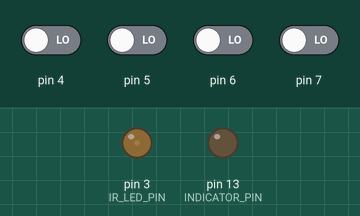
This sketch was run on a simulated Arduino Uno, built with avr-gcc and run on an emulated ATmega328P. Parts: output pins drawn as LEDs (lit = HIGH). The inputs (shaded band) are chosen by the test bench; at power-on: pin 4–7 LOW.

Above: at 1.2 s.
1.3 s: pin 4 driven HIGH
At 2.6 s:
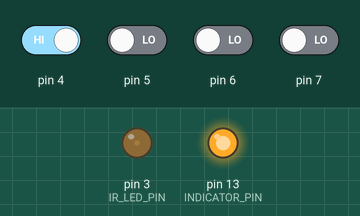
2.9 s: pin 4 driven LOW
At 3.2 s:
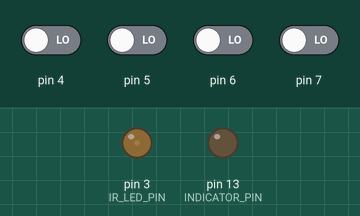
4.4 s: pin 5 driven HIGH
At 5.1 s:
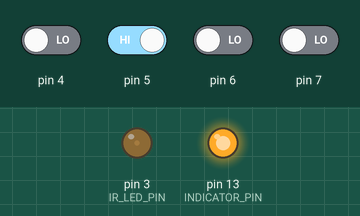
Timing chart, 0 to 7.4 s (numbered marks = the images above; inputs shaded):
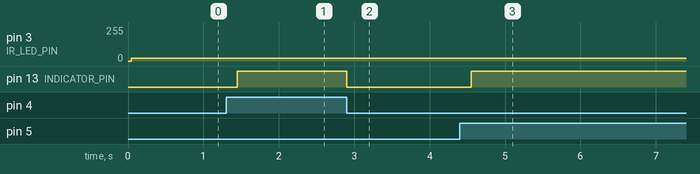

Measured:
- after the input at 1.3 s, pin 13 (INDICATOR_PIN): LOW → HIGH after 0.15 s
- after the input at 2.9 s, pin 13 (INDICATOR_PIN): HIGH → LOW at once
- after the input at 4.4 s, pin 13 (INDICATOR_PIN): LOW → HIGH after 0.15 s

The sketch:

rathead.ino
```cpp
#define IR_LED_PIN 3
#define INDICATOR_PIN 13

#define NUM_GATES 4

unsigned led_cycles = 0;
bool led_enabled = true;
bool led_state = false;
ISR(TIMER1_COMPA_vect) {
  if (led_enabled) {
    led_state = !led_state;
    digitalWrite(IR_LED_PIN, led_state ? HIGH : LOW);
  }
  led_cycles++;
  if ((led_enabled && led_cycles > 120) ||
      (!led_enabled && led_cycles > 6 * 120)) {
    led_enabled = !led_enabled;
    digitalWrite(IR_LED_PIN, LOW);
    led_cycles = 0;
  }
}


void setup() {
  cli();

  TCCR1A = 0;
  TCCR1B = 1 << WGM12 | 1 << CS10;
  OCR1A = 211;
  TCNT1 = 0;
  TIMSK1 = 1 << OCIE1A;

  sei();

  for (int i = 0; i < NUM_GATES; i++) {
    pinMode(i + 4, INPUT);
  }

  pinMode(IR_LED_PIN, OUTPUT);
  pinMode(INDICATOR_PIN, OUTPUT);
}


long lastMillis[NUM_GATES];
bool states[NUM_GATES];

void loop() {
  for (int i = 0; i < NUM_GATES; i++) {
    int pin = i + 4;
    if (digitalRead(pin) == LOW) {
      if (states[i]) {
        Serial.print(i + 1);
        Serial.print(" ");
        Serial.println((millis() - lastMillis[i]) + 150);
      }
      lastMillis[i] = millis();
    }

    if (millis() > lastMillis[i] + 150) {
      states[i] = true;
    } else {
      states[i] = false;
    }
  }

  bool hasRat = false;
  for (int i = 0; i < NUM_GATES; i++) {
    if (states[i]) {
      hasRat = true;
      break;
    }
  }
  digitalWrite(INDICATOR_PIN, hasRat ? HIGH : LOW);
}
```
